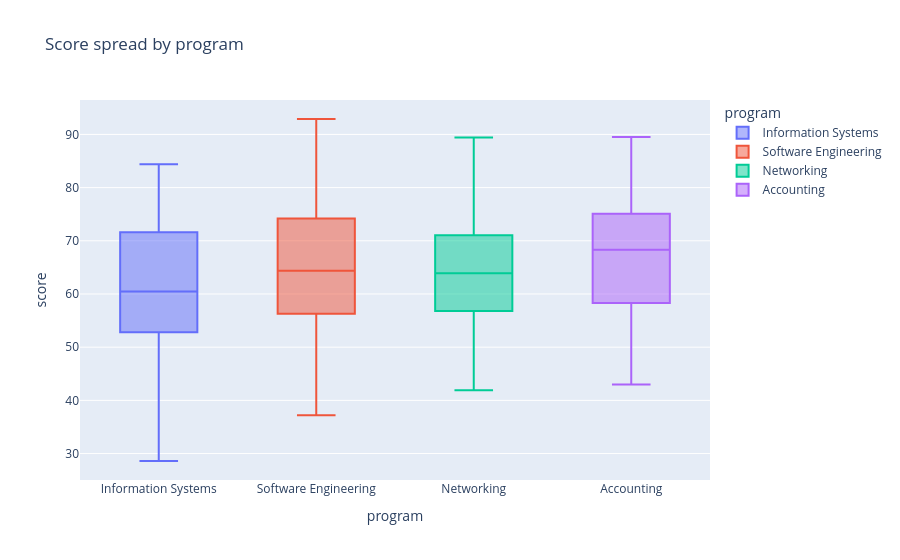

Notebook source saved alongside this figure:
### Markdown cell above
### One chart, four stories

### Code cell
fig4 = px.box(df, x="program", y="score", color="program", title="Score spread by program")
fig4.show()

### Figure 1 — Plotly figure (JSON) as saved in the notebook; plotly's stock layout.template omitted (floating-point values rounded to 4 significant figures)
{"data": [{"alignmentgroup": "True", "hovertemplate": "program=%{x}<br>score=%{y}<extra></extra>", "legendgroup": "Information Systems", "marker": {"color": "#636efa"}, "name": "Information Systems", "notched": false, "offsetgroup": "Information Systems", "orientation": "v", "showlegend": true, "type": "box", "x": ["Information Systems", "Information Systems", "Information Systems", "Information Systems", "Information Systems", "Information Systems", "Information Systems", "Information Systems", "Information Systems", "Information Systems", "Information Systems", "Information Systems", "Information Systems", "Information Systems", "Information Systems", "Information Systems", "Information Systems", "Information Systems", "Information Systems", "Information Systems", "Information Systems", "Information Systems", "Information Systems", "Information Systems", "Information Systems", "Information Systems", "Information Systems", "Information Systems", "Information Systems", "Information Systems", "Information Systems", "Information Systems", "Information Systems", "Information Systems", "Information Systems", "Information Systems", "Information Systems", "Information Systems"], "x0": " ", "xaxis": "x", "y": [28.6, 42.3, 47.8, 60.9, 49.1, 59.0, 67.7, 74.4, 65.7, 78.9, 84.4, 59.9, 68.7, 78.6, 50.0, 44.6, 54.5, 60.0, 55.7, 61.2, 71.6, 77.2, 55.9, 61.5, 74.7, 76.8, 72.6, 81.4, 52.8, 48.5, 57.3, 67.2, 52.4, 51.5, 56.9, 63.6, 58.3, 68.2], "y0": " ", "yaxis": "y"}, {"alignmentgroup": "True", "hovertemplate": "program=%{x}<br>score=%{y}<extra></extra>", "legendgroup": "Software Engineering", "marker": {"color": "#EF553B"}, "name": "Software Engineering", "notched": false, "offsetgroup": "Software Engineering", "orientation": "v", "showlegend": true, "type": "box", "x": ["Software Engineering", "Software Engineering", "Software Engineering", "Software Engineering", "Software Engineering", "Software Engineering", "Software Engineering", "Software Engineering", "Software Engineering", "Software Engineering", "Software Engineering", "Software Engineering", "Software Engineering", "Software Engineering", "Software Engineering", "Software Engineering", "Software Engineering", "Software Engineering", "Software Engineering", "Software Engineering", "Software Engineering", "Software Engineering", "Software Engineering", "Software Engineering", "Software Engineering", "Software Engineering", "Software Engineering", "Software Engineering", "Software Engineering", "Software Engineering", "Software Engineering", "Software Engineering", "Software Engineering", "Software Engineering", "Software Engineering", "Software Engineering", "Software Engineering", "Software Engineering"], "x0": " ", "xaxis": "x", "y": [64.5, 74.4, 83.2, 62.0, 64.2, 77.9, 83.4, 45.1, 53.8, 63.8, 55.0, 60.5, 70.5, 62.2, 54.8, 60.3, 73.4, 64.8, 71.4, 80.2, 90.1, 47.4, 60.6, 66.0, 37.2, 50.8, 56.3, 66.2, 57.6, 67.4, 73.0, 82.9, 74.2, 84.1, 92.9, 37.7, 43.1, 56.3], "y0": " ", "yaxis": "y"}, {"alignmentgroup": "True", "hovertemplate": "program=%{x}<br>score=%{y}<extra></extra>", "legendgroup": "Networking", "marker": {"color": "#00cc96"}, "name": "Networking", "notched": false, "offsetgroup": "Networking", "orientation": "v", "showlegend": true, "type": "box", "x": ["Networking", "Networking", "Networking", "Networking", "Networking", "Networking", "Networking", "Networking", "Networking", "Networking", "Networking", "Networking", "Networking", "Networking", "Networking", "Networking", "Networking", "Networking", "Networking", "Networking", "Networking", "Networking", "Networking", "Networking", "Networking", "Networking", "Networking", "Networking", "Networking", "Networking", "Networking", "Networking", "Networking", "Networking", "Networking", "Networking", "Networking"], "x0": " ", "xaxis": "x", "y": [52.7, 62.6, 53.9, 63.9, 69.3, 48.1, 56.9, 59.2, 69.0, 63.6, 70.8, 76.2, 89.4, 80.8, 56.6, 65.3, 44.1, 46.4, 59.5, 65.1, 60.8, 66.3, 71.8, 70.8, 73.0, 82.9, 74.8, 70.5, 41.9, 55.6, 61.1, 53.6, 62.4, 72.3, 63.6, 69.1, 79.0], "y0": " ", "yaxis": "y"}, {"alignmentgroup": "True", "hovertemplate": "program=%{x}<br>score=%{y}<extra></extra>", "legendgroup": "Accounting", "marker": {"color": "#ab63fa"}, "name": "Accounting", "notched": false, "offsetgroup": "Accounting", "orientation": "v", "showlegend": true, "type": "box", "x": ["Accounting", "Accounting", "Accounting", "Accounting", "Accounting", "Accounting", "Accounting", "Accounting", "Accounting", "Accounting", "Accounting", "Accounting", "Accounting", "Accounting", "Accounting", "Accounting", "Accounting", "Accounting", "Accounting", "Accounting", "Accounting", "Accounting", "Accounting", "Accounting", "Accounting", "Accounting", "Accounting", "Accounting", "Accounting", "Accounting", "Accounting", "Accounting", "Accounting", "Accounting", "Accounting", "Accounting", "Accounting"], "x0": " ", "xaxis": "x", "y": [68.3, 67.4, 72.8, 75.0, 74.1, 79.6, 89.5, 64.2, 43.0, 48.5, 58.4, 49.8, 59.7, 68.4, 75.5, 66.9, 80.0, 82.3, 70.8, 69.8, 75.3, 51.2, 45.7, 55.6, 58.0, 71.1, 62.4, 69.1, 77.8, 56.6, 62.1, 67.7, 77.5, 72.1, 79.3, 53.9, 67.1], "y0": " ", "yaxis": "y"}], "layout": {"boxmode": "overlay", "legend": {"title": {"text": "program"}, "tracegroupgap": 0}, "title": {"text": "Score spread by program"}, "xaxis": {"anchor": "y", "categoryarray": ["Information Systems", "Software Engineering", "Networking", "Accounting"], "categoryorder": "array", "domain": [0, 1], "title": {"text": "program"}}, "yaxis": {"anchor": "x", "domain": [0, 1], "title": {"text": "score"}}}}
